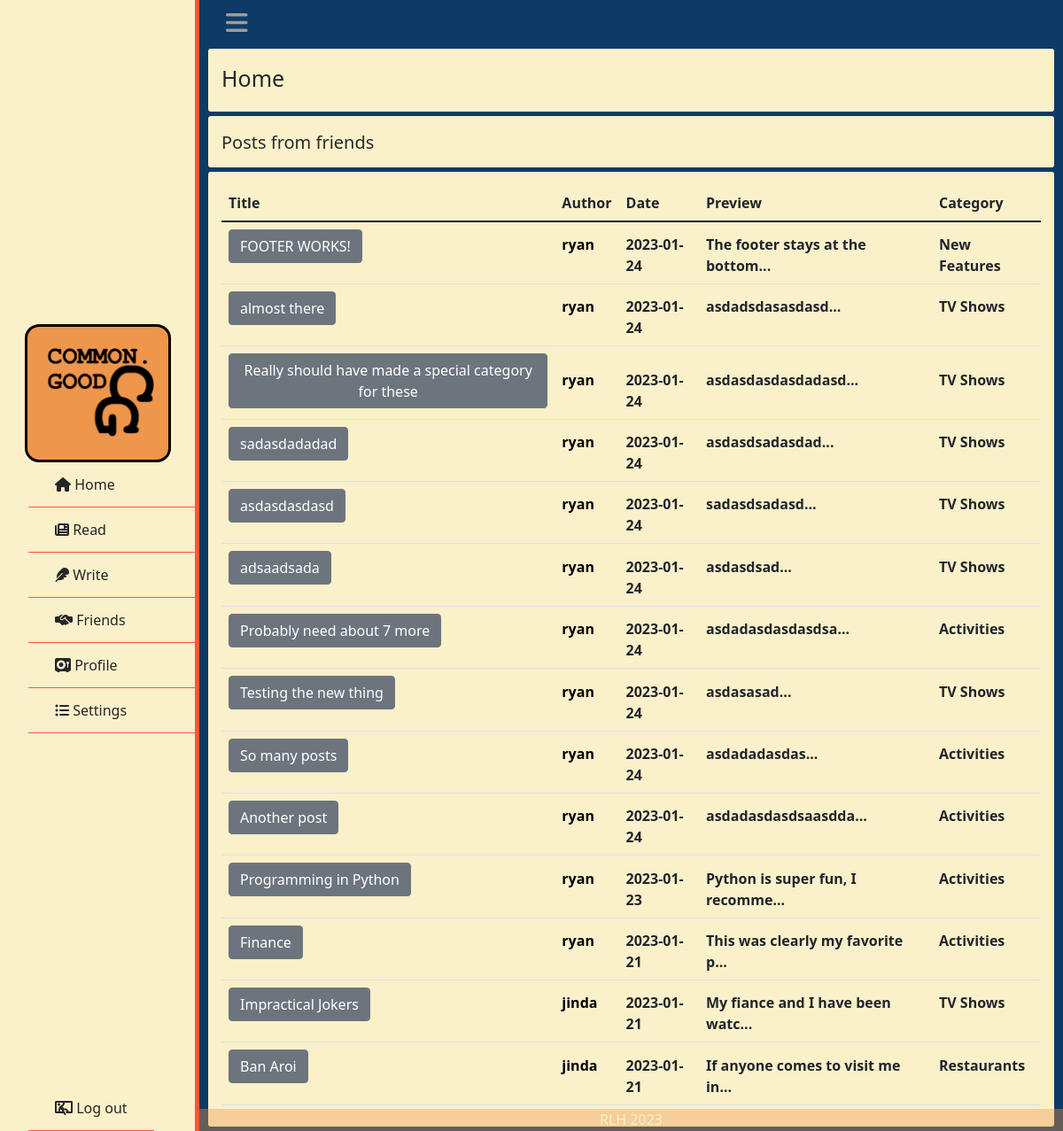
Page / (signed in) on the committed database.
### tables this page shows
CREATE TABLE users (id INTEGER PRIMARY KEY AUTOINCREMENT, username TEXT NOT NULL, hash TEXT NOT NULL, ismod TEXT NOT NULL);

### app.py (the view)
@app.route("/", methods=["GET","POST"])
def index():
    if session.get("username") != None:
        data = select("data.db","SELECT username, title, time, body, post_id, id, category FROM users JOIN ( SELECT * FROM categories JOIN (SELECT DISTINCT title, user_id, body, time, post_id AS pid FROM posts JOIN connections ON user_id = friend_id AND friender_id = ? OR user_id = ?) ON post_id = pid) ON id = user_id ORDER BY time DESC;", (session.get("user_id"), session.get("user_id")))
    else:
        data = select("data.db", "SELECT username, title, time, body, post_id, id, category FROM users JOIN (SELECT * FROM posts JOIN categories ON posts.post_id = categories.post_id) ON user_id = id ORDER BY time DESC;")
    for row in data:
        row["time"] = row["time"].split(' ')
    return render_template("index.html", posts=data)

### helpers.py (called while the page is built)
def select(database, query:str, query_variable=None):
    connection = sqlite3.connect(database)
    cur = connection.cursor()
    if not isinstance(query_variable, tuple) and query_variable != None:
        query_variable = tuple([query_variable])
    if query_variable == None:
        cur.execute(query)
    elif len(query_variable) > 1:
        cur.execute(query, query_variable)
    else:
        cur.execute(query, query_variable)
    names = list(map(lambda x: x[0], cur.description))
    db = cur.fetchall()
    dictlist = []
    for row in range(len(db)):
        currow = db[row]
        currowdict = {}
        for col in range(len(currow)):
            currowdict[names[col]] = currow[col]
        dictlist.append(currowdict)
    return dictlist

### templates/index.html (shortened to what this page needs)
{% extends "layout.html" %}
{% block main %}
    <div class="box">
        <p class="formtitle">Home</p>
    </div>
    {% if session: %}
    <div class="box">
        <p class="home_title">Posts from friends</p>
    </div>
    {% endif %}
    <div class="box">
        <table class="table">
            <thead>
                <tr>
                    <th scope="col">Title</th>
                    <th scope="col">Author</th>
                    <th scope="col">Date</th>
                    <th scope="col">Preview</th>
                    <th scope="col">Category</th>
                </tr>
            </thead>
            <tbody>
            {% for row in posts: %}
            <tr class="postrow">
                <th scope="row"><form action="/review" method="post"><button class="btn btn-secondary" type="submit" name="id" value="{{ row['post_id'] }}">{{ row["title"] }}</button></form></th>
                <th><form action="/usrprofile" method="post"><button type="submit" name="id" value="{{ row['id'] }}" class="proflink">{{ row["username"] }}</button></form></th>
                <th>{{ row["time"][0] }}</th>
                <th>{{ row["body"][:30] }}...</th>
                <th>{{ row["category"] }}</th>
            </tr>
            {% endfor %}
            </tbody>
        </table>
    </div>
{% endblock %}

### static/styles.css (style rules this page uses)
* { list-style: none; text-decoration: none; margin: 0; padding: 0; box-sizing: border-box; font-family: system-ui, -apple-system, BlinkMacSystemFont, 'Segoe UI', Roboto, Oxygen, Ubuntu, Cantarell, 'Open Sans', 'Helvetica Neue', sans-serif; transition: all 0.5s ease; }
.box { background-color: #FAF0CA; padding: 15px 15px 8px 15px; margin-left: 10px; margin-right: 10px; margin-top:5px; margin-bottom: 5px; border-radius: 3px; }
.formtitle { margin-bottom: 10px; font-size: 25px; color: #262626; }
.home_title { font-size: 20px; margin-bottom: 5px; }
.postrow { vertical-align: baseline; }
.proflink { background-color: #FAF0CA; border: none; font-weight: bold; }
body { background: #0D3B66; }

### rows in the picture
users: {{ row['post_id'] }} 41 (drawn), title "FOOTER WORKS!", {{ row['id'] }} 29 (drawn), username "ryan", row "2023-01-24", row "The footer stays at the bottom", category "New Features", {{ row['post_id'] }} 40 (drawn), title "almost there", row "asdadsdasasdasd", category "TV Shows", {{ row['post_id'] }} 39 (drawn), title "Really should have made a special category for these", row "asdasdasdasdadasd", {{ row['post_id'] }} 38 (drawn), title "sadasdadadad", row "asdasdsadasdad", {{ row['post_id'] }} 37 (drawn), title "asdasdasdasd", row "sadasdsadasd", {{ row['post_id'] }} 36 (drawn), title "adsaadsada", row "asdasdsad", {{ row['post_id'] }} 35 (drawn), title "Probably need about 7 more", row "asdadasdasdasdsa", category "Activities", {{ row['post_id'] }} 34 (drawn), title "Testing the new thing", row "asdasasad", {{ row['post_id'] }} 33 (drawn), title "So many posts", row "asdadadasdas", {{ row['post_id'] }} 32 (drawn), title "Another post", row "asdadasdasdsaasdda", {{ row['post_id'] }} 31 (drawn), title "Programming in Python", row "2023-01-23", row "Python is super fun, I recomme", {{ row['post_id'] }} 25 (drawn), title "Finance", row "2023-01-21", row "This was clearly my favorite p"
users: {{ row['post_id'] }} 24 (drawn), title "Impractical Jokers", {{ row['id'] }} 30 (drawn), username "jinda", row "2023-01-21", row "My fiance and I have been watc", category "TV Shows", {{ row['post_id'] }} 23 (drawn), title "Ban Aroi", row "If anyone comes to visit me in", category "Restaurants"
